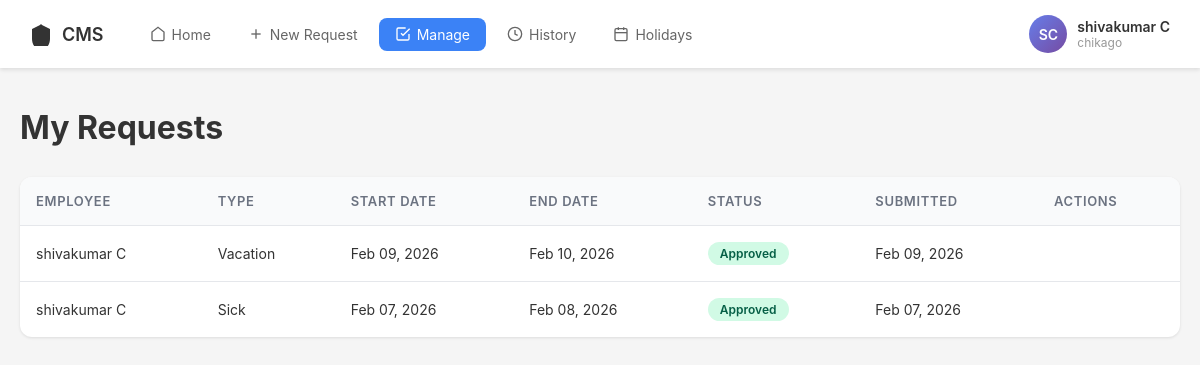
Before: /manage/ (signed in) with the older database file.
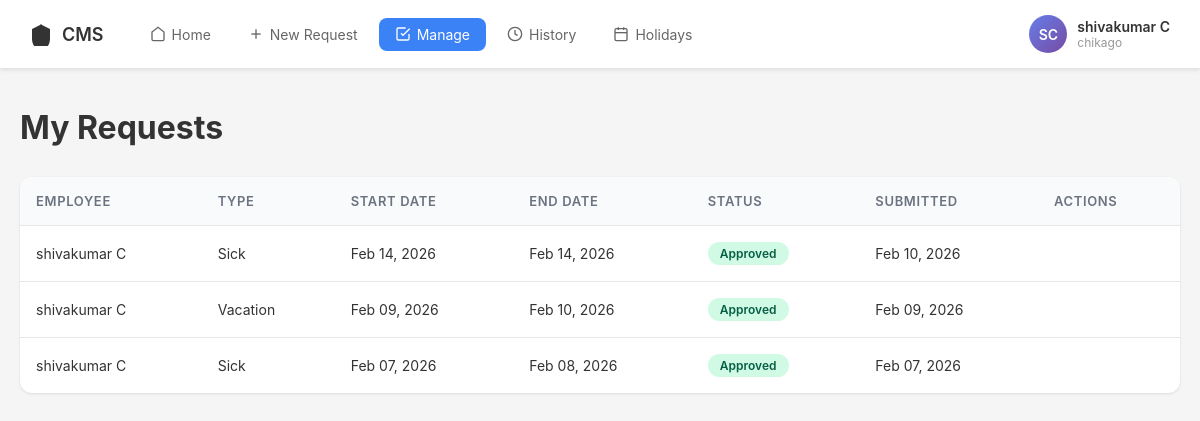
After: the same page with the newer database file.
### cmsapp/models.py (models this page shows, shortened)
class TimeOffRequest(models.Model):
    STATUS_CHOICES = [
    ('pending', 'Pending'),
    ('approved', 'Approved'),
    ('rejected', 'Rejected'),
    ('withdrawn', 'Withdrawn'),
]
    TYPE_CHOICES = (
        ('vacation', 'Vacation'),
        ('sick', 'Sick Leave'),
        ('personal', 'Personal Leave'),
        ('other', 'Other'),
    )
    user = models.ForeignKey(User, on_delete=models.CASCADE, related_name='time_off_requests')
    type = models.CharField(max_length=20, choices=TYPE_CHOICES, default='vacation')
    start_date = models.DateField()
    end_date = models.DateField()
    reason = models.TextField()
    status = models.CharField(max_length=10, choices=STATUS_CHOICES, default='pending')
    created_at = models.DateTimeField(auto_now_add=True)
    updated_at = models.DateTimeField(auto_now=True)
    reviewed_by = models.ForeignKey(User, on_delete=models.SET_NULL, null=True, blank=True, related_name='reviewed_requests')
    review_comment = models.TextField(blank=True)
    class Meta:
        ordering = ['-created_at']

class User(AbstractUser):
    ROLE_CHOICES = (
        ('employee', 'Employee'),
        ('manager', 'Manager'),
        ('admin', 'Admin'),
    )
    role = models.CharField(max_length=10, choices=ROLE_CHOICES, default='employee')
    location = models.CharField(max_length=100, blank=True)
    country = models.CharField(max_length=100, default='USA')

### cmsapp/views.py (the view)
# urls.py: path('manage/', views.manage_requests_view, name='manage_requests'),
@login_required
def manage_requests_view(request):
    if request.user.role in ['manager', 'admin']:
        requests = TimeOffRequest.objects.filter(status='pending')
    else:
        requests = TimeOffRequest.objects.filter(user=request.user)
    return render(request, 'manage_requests.html', {'requests': requests})

### templates/manage_requests.html (shortened to what this page needs)
{% extends 'base.html' %}
{% block content %}
<div class="page-header">
    <h1 class="page-title">
        {% if user.role == 'employee' %}
            My Requests
        {% else %}
            Pending Requests
        {% endif %}
    </h1>
</div>
<div class="requests-container">
    {% if requests %}
    <table class="requests-table">
        <thead>
            <tr>
                <th>Employee</th>
                <th>Type</th>
                <th>Start Date</th>
                <th>End Date</th>
                <th>Status</th>
                <th>Submitted</th>
                <th>Actions</th>
            </tr>
        </thead>
        <tbody>
            {% for request in requests %}
            <tr>
                <td>{{ request.user.get_full_name }}</td>
                <td style="text-transform: capitalize;">{{ request.type }}</td>
                <td>{{ request.start_date|date:"M d, Y" }}</td>
                <td>{{ request.end_date|date:"M d, Y" }}</td>
                <td>
                    <span class="status-badge status-{{ request.status }}">
                        {{ request.status }}
                    </span>
                </td>
                <td>{{ request.created_at|date:"M d, Y" }}</td>
                <td>
                </td>
            </tr>
            {% endfor %}
        </tbody>
    </table>
    {% endif %}
</div>
{% endblock %}

Changed rows visible on the page:
added TimeOffRequest: user.get_full_name "shivakumar C", type "Sick", start_date "Feb 14, 2026", end_date "Feb 14, 2026", status "Approved", created_at "Feb 10, 2026"
